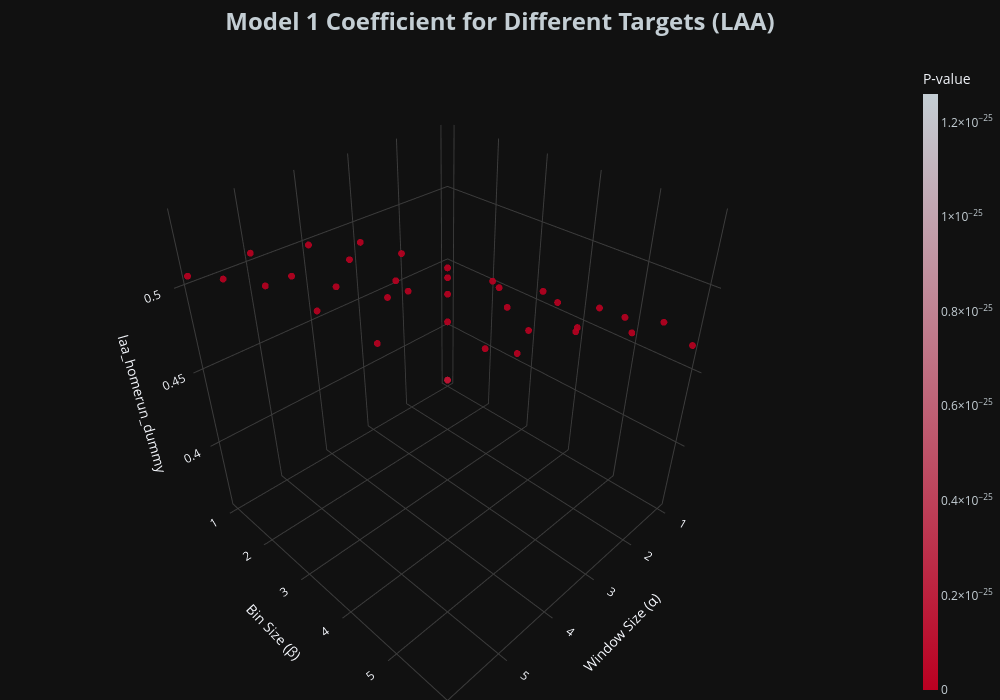

Notebook source saved alongside this figure:
### Code cell
# Plot home run beta for LAA

fig = graph_model_stats(
    laa_m1_stats_df,
    stat_type='beta',
    title='Model 1 Coefficient',
    z='laa_homerun_dummy',
    gradient='p_value',
    team='LAA'
)

fig.show()

### Figure 1 — Plotly figure (JSON) as saved in the notebook; plotly's stock layout.template omitted (floating-point values rounded to 4 significant figures)
{"data": [{"marker": {"color": [1.26e-25, 1.888e-30, 1.122e-34, 1.853e-37, 2.278e-39, 6.68e-40, 2.682e-32, 7.615e-37, 1.097e-39, 3.505e-41, 2.498e-41, 3.612e-41, 1.985e-38, 1.445e-41, 1.341e-42, 2.23e-42, 1.1e-41, 1.044e-40, 1.49e-39, 1.51e-42, 3.603e-42, 3.426e-41, 6.45e-40, 3.388e-39, 1.574e-42, 4.236e-42, 2.491e-40, 1.242e-38, 7.967e-38, 6.993e-38, 3.882e-39, 2.121e-37, 6.694e-36, 1.862e-35, 5.776e-36, 4.762e-35], "colorbar": {"thickness": 15, "tickfont": {"color": "#C4CED4"}, "title": {"text": "P-value"}}, "colorscale": [[0, "#BA0021"], [1, "#C4CED4"]], "opacity": 0.9, "showscale": true, "size": 4}, "mode": "markers", "type": "scatter3d", "x": [1, 1, 1, 1, 1, 1, 2, 2, 2, 2, 2, 2, 3, 3, 3, 3, 3, 3, 4, 4, 4, 4, 4, 4, 5, 5, 5, 5, 5, 5, 6, 6, 6, 6, 6, 6], "y": [1, 2, 3, 4, 5, 6, 1, 2, 3, 4, 5, 6, 1, 2, 3, 4, 5, 6, 1, 2, 3, 4, 5, 6, 1, 2, 3, 4, 5, 6, 1, 2, 3, 4, 5, 6], "z": [0.3572, 0.4005, 0.43, 0.4473, 0.4592, 0.4671, 0.4438, 0.4664, 0.4774, 0.4847, 0.4891, 0.4959, 0.4891, 0.4942, 0.4984, 0.5004, 0.5063, 0.5133, 0.4993, 0.503, 0.5042, 0.5106, 0.5182, 0.5216, 0.5066, 0.5066, 0.5144, 0.5229, 0.5261, 0.5279, 0.5066, 0.5183, 0.5283, 0.531, 0.5321, 0.5339]}], "layout": {"height": 700, "margin": {"b": 0, "l": 0, "r": 0, "t": 60}, "paper_bgcolor": "#111111", "scene": {"aspectmode": "cube", "bgcolor": "#111111", "xaxis": {"gridcolor": "rgb(60, 60, 60)", "showbackground": false, "title": {"text": "Window Size (α)"}}, "yaxis": {"gridcolor": "rgb(60, 60, 60)", "showbackground": false, "title": {"text": "Bin Size (β)"}}, "zaxis": {"gridcolor": "rgb(60, 60, 60)", "showbackground": false, "title": {"text": "laa_homerun_dummy"}}}, "showlegend": false, "title": {"font": {"color": "#C4CED4", "size": 24}, "text": "<b>Model 1 Coefficient for Different Targets (LAA)</b>", "x": 0.5, "xanchor": "center"}, "width": 1000}}
